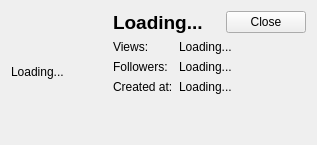
<?xml version="1.0" encoding="UTF-8"?>
<ui version="4.0">
 <class>AccountPopup</class>
 <widget class="QWidget" name="AccountPopup">
  <property name="geometry">
   <rect>
    <x>0</x>
    <y>0</y>
    <width>317</width>
    <height>145</height>
   </rect>
  </property>
  <property name="sizePolicy">
   <sizepolicy hsizetype="Preferred" vsizetype="Minimum">
    <horstretch>0</horstretch>
    <verstretch>0</verstretch>
   </sizepolicy>
  </property>
  <property name="windowTitle">
   <string>AccountPopup</string>
  </property>
  <property name="styleSheet">
   <string notr="true"/>
  </property>
  <layout class="QGridLayout" name="gridLayout">
   <item row="1" column="1" rowspan="2" colspan="2">
    <layout class="QFormLayout" name="formLayout">
     <item row="0" column="0">
      <widget class="QLabel" name="label">
       <property name="text">
        <string>Views:</string>
       </property>
      </widget>
     </item>
     <item row="0" column="1">
      <widget class="QLabel" name="lblViews">
       <property name="text">
        <string>Loading...</string>
       </property>
      </widget>
     </item>
     <item row="1" column="0">
      <widget class="QLabel" name="label_3">
       <property name="text">
        <string>Followers:</string>
       </property>
      </widget>
     </item>
     <item row="1" column="1">
      <widget class="QLabel" name="lblFollowers">
       <property name="text">
        <string>Loading...</string>
       </property>
      </widget>
     </item>
     <item row="2" column="0">
      <widget class="QLabel" name="label_5">
       <property name="text">
        <string>Created at:</string>
       </property>
      </widget>
     </item>
     <item row="2" column="1">
      <widget class="QLabel" name="lblAccountAge">
       <property name="text">
        <string>Loading...</string>
       </property>
      </widget>
     </item>
    </layout>
   </item>
   <item row="0" column="0" rowspan="3">
    <widget class="QLabel" name="lblAvatar">
     <property name="maximumSize">
      <size>
       <width>100</width>
       <height>100</height>
      </size>
     </property>
     <property name="text">
      <string>Loading...</string>
     </property>
     <property name="scaledContents">
      <bool>true</bool>
     </property>
    </widget>
   </item>
   <item row="0" column="1" colspan="2">
    <layout class="QHBoxLayout" name="horizontalLayout">
     <item>
      <widget class="QLabel" name="lblUsername">
       <property name="sizePolicy">
        <sizepolicy hsizetype="Expanding" vsizetype="Maximum">
         <horstretch>0</horstretch>
         <verstretch>0</verstretch>
        </sizepolicy>
       </property>
       <property name="font">
        <font>
         <pointsize>14</pointsize>
         <weight>75</weight>
         <bold>true</bold>
        </font>
       </property>
       <property name="text">
        <string>Loading...</string>
       </property>
      </widget>
     </item>
     <item>
      <widget class="QPushButton" name="btnClose">
       <property name="sizePolicy">
        <sizepolicy hsizetype="Minimum" vsizetype="Fixed">
         <horstretch>0</horstretch>
         <verstretch>0</verstretch>
        </sizepolicy>
       </property>
       <property name="text">
        <string>Close</string>
       </property>
      </widget>
     </item>
    </layout>
   </item>
  </layout>
 </widget>
 <resources/>
 <connections/>
</ui>
